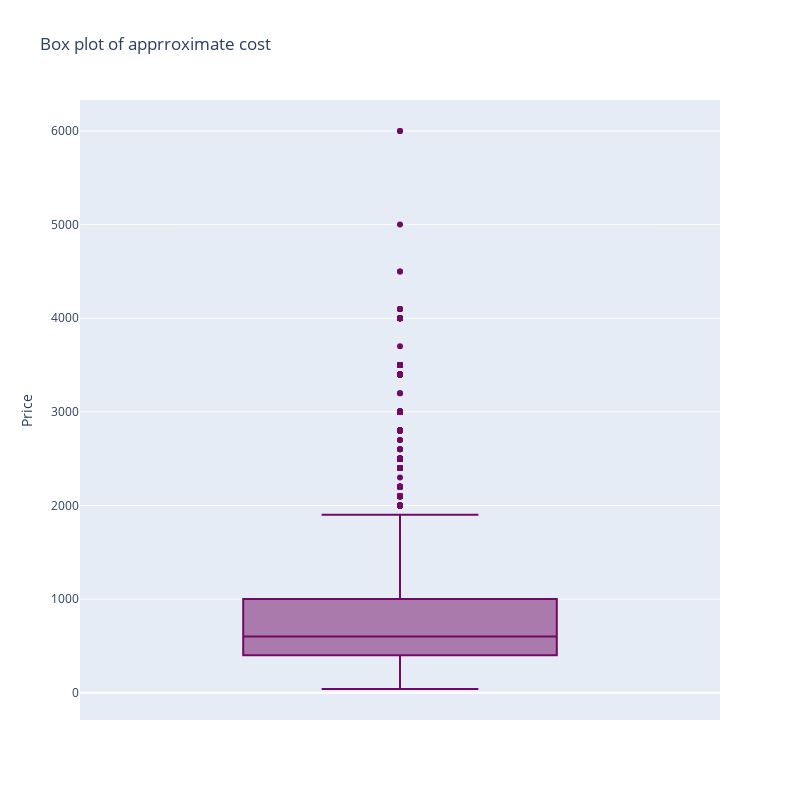

The notebook cell saved with this chart:
### Code cell
trace0 = go.Box(y = df['cost'], name = '',
               marker = dict(color = 'rgb(113, 10, 100)'))
data0 = [trace0]
layout = go.Layout(title='Box plot of apprroximate cost', width = 800, height = 800,
                  yaxis = dict(title = 'Price'))
fig = go.Figure(data=data0, layout=layout)
py.iplot(fig)

### Figure 1 — Plotly figure (JSON) as saved in the notebook; plotly's stock layout.template omitted (floating-point values rounded to 4 significant figures; data arrays with more than 128 entries replaced by an {"elided": "..."} marker saying what was removed)
{"data": [{"marker": {"color": "rgb(113, 10, 100)"}, "name": "", "type": "box", "y": {"elided": "23248 int values"}}], "layout": {"height": 800, "title": {"text": "Box plot of apprroximate cost"}, "width": 800, "yaxis": {"title": {"text": "Price"}}}}
